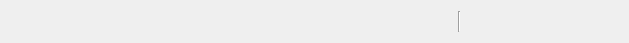
<?xml version="1.0" encoding="UTF-8"?>
<ui version="4.0">
 <class>statusWidget</class>
 <widget class="QWidget" name="statusWidget">
  <property name="geometry">
   <rect>
    <x>0</x>
    <y>0</y>
    <width>625</width>
    <height>39</height>
   </rect>
  </property>
  <property name="windowTitle">
   <string>Form</string>
  </property>
  <layout class="QHBoxLayout" name="horizontalLayout">
   <item>
    <widget class="QLabel" name="label_status">
     <property name="minimumSize">
      <size>
       <width>441</width>
       <height>16</height>
      </size>
     </property>
     <property name="text">
      <string/>
     </property>
    </widget>
   </item>
   <item>
    <widget class="Line" name="line">
     <property name="orientation">
      <enum>Qt::Vertical</enum>
     </property>
    </widget>
   </item>
   <item>
    <widget class="QLabel" name="label_record">
     <property name="minimumSize">
      <size>
       <width>151</width>
       <height>21</height>
      </size>
     </property>
     <property name="maximumSize">
      <size>
       <width>151</width>
       <height>16777215</height>
      </size>
     </property>
     <property name="text">
      <string/>
     </property>
    </widget>
   </item>
  </layout>
 </widget>
 <resources/>
 <connections/>
</ui>
